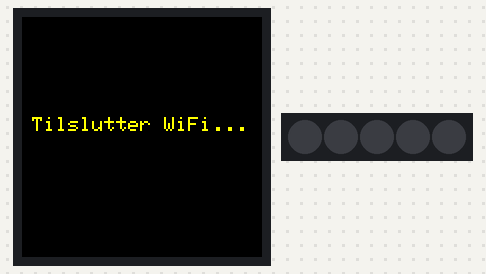
Simulated run of this program. Board: Arduino MKR. Shown: 240×240 colour display, 5 RGB LEDs in strip order, left to right. WiFi joins after 1.5 s; servers stay silent unless stated; uploads are accepted with an empty reply; what the program prints to the serial monitor is not drawn.

Above: at 0.8 s.
At 2.4 s:
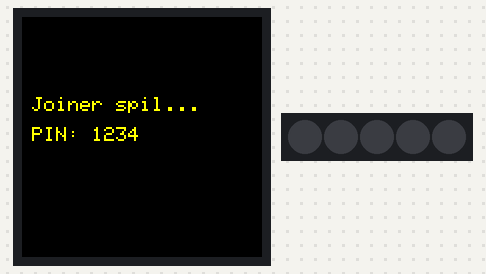
At 3.1 s:
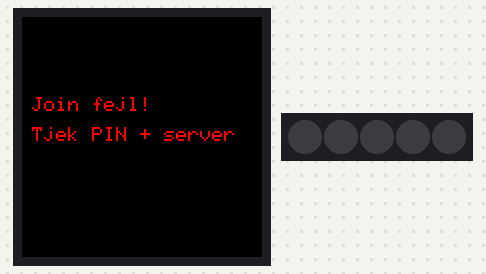

The program:

main.cpp
```cpp
/**
 * Bomberman Controller - Arduino MKR WiFi 1010 + MKR IoT Carrier (Oplà)
 * Trådløs over WiFi – sender input til spil-server via HTTP.
 *
 * Fælles controller-kontrakt (samme som Wizard Duel):
 *   POST {GAME_BASE_PATH}/api/controller/join
 *   POST {GAME_BASE_PATH}/api/controller/heartbeat
 *   POST {GAME_BASE_PATH}/api/controller/action
 *
 * Knap-layout (Nav-profil): TOUCH0=Op, TOUCH1=Ned, TOUCH2=Venstre, TOUCH3=Højre, TOUCH4=Bombe
 */

#include <Arduino_MKRIoTCarrier.h>
#include <WiFiNINA.h>
#include <ArduinoHttpClient.h>

MKRIoTCarrier carrier;

// ========== KONFIGURATION – ændr til dit netværk og spil ==========
#define WIFI_SSID       "WIFI_NAVN_HER"
#define WIFI_PASS       "WIFI_PASSWORD_HER"
#define SERVER_HOST     "games.mercantec.tech"
#define GAME_BASE_PATH  "/Bomberman"   // Skift til "/Wizard" for Wizard Duel
#define GAME_PIN        "1234"         // PIN fra admin-spillet
#define PLAYER_NAME     "Arduino"

// 1 = HTTPS (port 443). 0 = HTTP (port 80) – brug 0 kun lokalt.
#define USE_HTTPS       1

#if USE_HTTPS
  #define SERVER_PORT 443
#else
  #define SERVER_PORT 80
#endif
// ====================================================================

#define BTN_UP    TOUCH0
#define BTN_DOWN  TOUCH1
#define BTN_LEFT  TOUCH2
#define BTN_RIGHT TOUCH3
#define BTN_BOMB  TOUCH4

const unsigned long DEBOUNCE_MS = 80;
const unsigned long HEARTBEAT_MS = 4000;
unsigned long lastUp = 0, lastDown = 0, lastLeft = 0, lastRight = 0, lastBomb = 0, lastHeartbeat = 0;

String playerId;
String deviceId;

#if USE_HTTPS
  WiFiSSLClient wifi;
#else
  WiFiClient wifi;
#endif
HttpClient client = HttpClient(wifi, SERVER_HOST, SERVER_PORT);

#define HTTP_TIMEOUT_MS 15000

String apiPath(const char* endpoint) {
  return String(GAME_BASE_PATH) + endpoint;
}

void showStatus(const char* msg, uint16_t color = ST77XX_WHITE) {
  carrier.display.fillScreen(ST77XX_BLACK);
  carrier.display.setTextColor(color);
  carrier.display.setTextSize(2);
  carrier.display.setCursor(10, 100);
  carrier.display.print(msg);
}

void showStatus2(const char* line1, const char* line2, uint16_t color = ST77XX_WHITE) {
  carrier.display.fillScreen(ST77XX_BLACK);
  carrier.display.setTextColor(color);
  carrier.display.setTextSize(2);
  carrier.display.setCursor(10, 80);
  carrier.display.print(line1);
  carrier.display.setCursor(10, 110);
  carrier.display.print(line2);
}

void buildDeviceId() {
  byte mac[6];
  WiFi.macAddress(mac);
  char buf[16];
  sprintf(buf, "OPLA_%02X%02X%02X", mac[3], mac[4], mac[5]);
  deviceId = String(buf);
}

bool httpPost(const String& path, const String& body, String& responseBody) {
  wifi.setTimeout(HTTP_TIMEOUT_MS / 1000);
  client.beginRequest();
  client.post(path);
  client.sendHeader("Content-Type", "application/json");
  client.sendHeader("Content-Length", body.length());
  client.beginBody();
  client.print(body);
  client.endRequest();

  int status = client.responseStatusCode();
  responseBody = client.responseBody();
  return status == 200;
}

void sendAction(const char* action, const char* direction = nullptr) {
  if (playerId.length() == 0) return;

  String path = apiPath("/api/controller/action");
  String body = "{\"pin\":\"" + String(GAME_PIN) +
                "\",\"playerId\":\"" + playerId +
                "\",\"deviceId\":\"" + deviceId +
                "\",\"action\":\"" + String(action) + "\"";
  if (direction) {
    body += ",\"params\":{\"direction\":\"" + String(direction) + "\"}";
    body += ",\"direction\":\"" + String(direction) + "\"";
  }
  body += "}";

  String resp;
  httpPost(path, body, resp);
}

void sendHeartbeat() {
  if (playerId.length() == 0) return;
  String path = apiPath("/api/controller/heartbeat");
  String body = "{\"pin\":\"" + String(GAME_PIN) +
                "\",\"playerId\":\"" + playerId +
                "\",\"deviceId\":\"" + deviceId + "\"}";
  String resp;
  httpPost(path, body, resp);
}

bool doJoin() {
  String path = apiPath("/api/controller/join");
  String body = "{\"pin\":\"" + String(GAME_PIN) +
                "\",\"name\":\"" + String(PLAYER_NAME) +
                "\",\"deviceId\":\"" + deviceId + "\"}";

  Serial.println("========== JOIN REQUEST ==========");
  Serial.print("[JOIN] Host: ");
  Serial.print(SERVER_HOST);
  Serial.print(":");
  Serial.println(SERVER_PORT);
  Serial.print("[JOIN] Path: ");
  Serial.println(path);
  Serial.print("[JOIN] Body: ");
  Serial.println(body);

  String resp;
  bool ok = httpPost(path, body, resp);
  Serial.print("[JOIN] Response: ");
  Serial.println(resp);

  if (ok && resp.indexOf("\"playerId\"") >= 0) {
    int start = resp.indexOf("\"playerId\":\"") + 12;
    int end = resp.indexOf("\"", start);
    playerId = resp.substring(start, end);
    Serial.print("[JOIN] OK! playerId=");
    Serial.println(playerId);
    return true;
  }
  return false;
}

void setup() {
  Serial.begin(115200);
  delay(500);
  Serial.println("\n\n========== BOMBERMAN CONTROLLER START ==========");

  carrier.noCase();
  carrier.begin();

  showStatus("Tilslutter WiFi...", ST77XX_YELLOW);
  WiFi.begin(WIFI_SSID, WIFI_PASS);
  int w = 0;
  while (WiFi.status() != WL_CONNECTED && w < 20) {
    delay(500);
    w++;
  }

  if (WiFi.status() != WL_CONNECTED) {
    showStatus2("WiFi fejl", "Tjek SSID/password", ST77XX_RED);
    return;
  }

  buildDeviceId();
  Serial.print("[ID] deviceId=");
  Serial.println(deviceId);

  {
    String line2 = "PIN: " + String(GAME_PIN);
    showStatus2("Joiner spil...", line2.c_str(), ST77XX_YELLOW);
  }
  delay(500);

  if (!doJoin()) {
    showStatus2("Join fejl!", "Tjek PIN + server", ST77XX_RED);
    return;
  }

  showStatus("Klar! Spil!", ST77XX_GREEN);
  lastHeartbeat = millis();
}

void loop() {
  if (playerId.length() == 0) {
    delay(1000);
    return;
  }

  unsigned long now = millis();
  if (now - lastHeartbeat > HEARTBEAT_MS) {
    sendHeartbeat();
    lastHeartbeat = now;
  }

  carrier.Buttons.update();

  if (carrier.Buttons.getTouch(BTN_UP)) {
    if (now - lastUp > DEBOUNCE_MS) { sendAction("move", "UP"); lastUp = now; }
  }
  if (carrier.Buttons.getTouch(BTN_DOWN)) {
    if (now - lastDown > DEBOUNCE_MS) { sendAction("move", "DOWN"); lastDown = now; }
  }
  if (carrier.Buttons.getTouch(BTN_LEFT)) {
    if (now - lastLeft > DEBOUNCE_MS) { sendAction("move", "LEFT"); lastLeft = now; }
  }
  if (carrier.Buttons.getTouch(BTN_RIGHT)) {
    if (now - lastRight > DEBOUNCE_MS) { sendAction("move", "RIGHT"); lastRight = now; }
  }

  if (carrier.Buttons.onTouchDown(BTN_BOMB) && now - lastBomb > DEBOUNCE_MS) {
    sendAction("bomb");
    lastBomb = now;
  }

  if (carrier.Light.gestureAvailable()) {
    uint8_t g = carrier.Light.readGesture();
    if (g == UP)   sendAction("move", "UP");
    if (g == DOWN) sendAction("move", "DOWN");
    if (g == LEFT) sendAction("move", "LEFT");
    if (g == RIGHT) sendAction("move", "RIGHT");
  }

  delay(20);
}
```

Measured:
- what the display in image 0 shows lasts 1.5 s, from 0.8 s to 2.3 s
- what the display in image 1 shows lasts 0.8 s, from 2.3 s to 3.1 s
